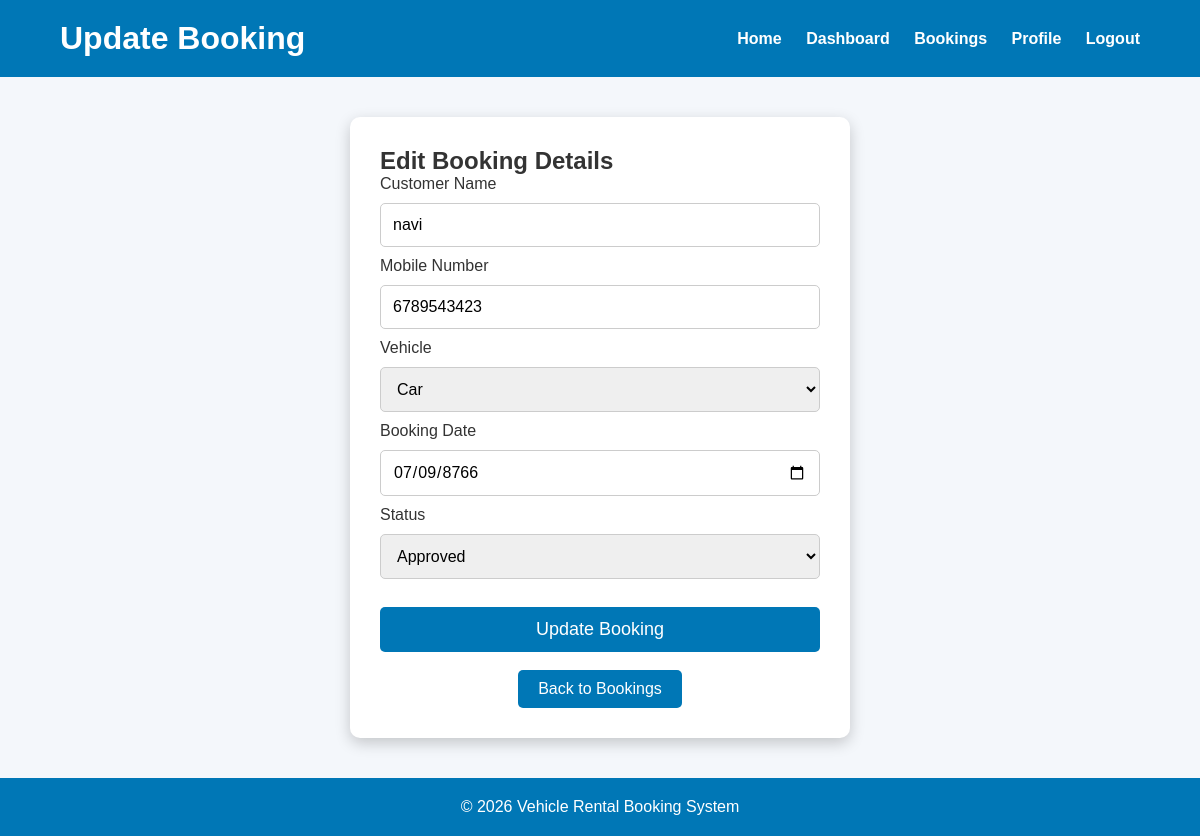
The page /update/1 on the database as committed earlier.
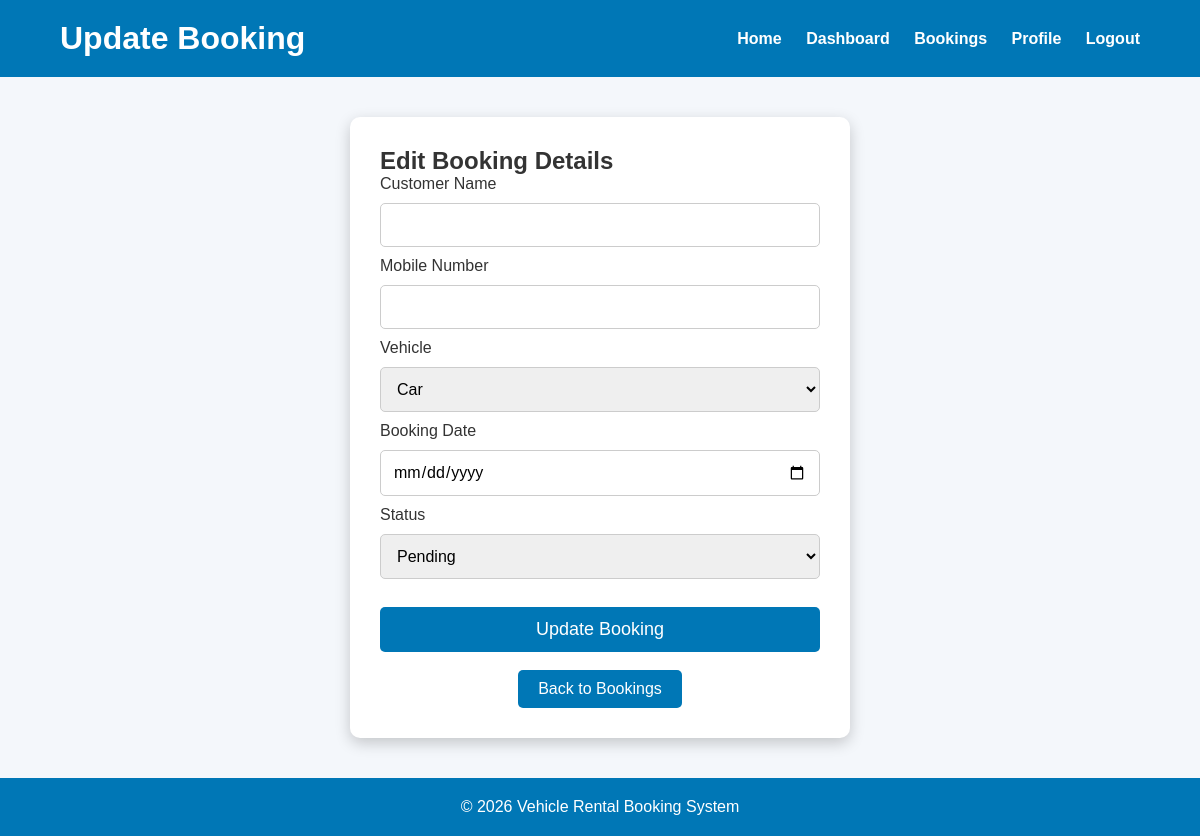
The same page on the database as committed later.
### tables this page shows
CREATE TABLE bookings(

        id INTEGER PRIMARY KEY AUTOINCREMENT,

        booking_id TEXT,

        fullname TEXT,

        mobile TEXT,

        vehicle TEXT,

        booking_date TEXT,

        amount INTEGER,

        payment_method TEXT,

        payment_status TEXT,

        status TEXT,

        created_at TEXT

    );

### app.py (the view, shortened to what this page needs)
@app.route("/update/<int:id>", methods=["GET", "POST"])
def update_booking(id):
    conn = get_connection()
    cursor = conn.cursor()
    cursor.execute(
        "SELECT * FROM bookings WHERE id=?",
        (id,)
    )
    booking = cursor.fetchone()
    conn.close()
    return render_template(
        "update.html",
        booking=booking
    )

### app.py (called while the page is built)
def get_connection():
    conn = sqlite3.connect(DATABASE)
    conn.row_factory = sqlite3.Row
    return conn

### templates/update.html (shortened to what this page needs)
<!DOCTYPE html>
<html lang="en">
<head>
<link rel="stylesheet"
href="{{ url_for('static', filename='style.css') }}">
</head>
<body>
<header>
<h1>Update Booking</h1>
<nav>
<a href="/">Home</a>
<a href="/dashboard">Dashboard</a>
<a href="/bookings">Bookings</a>
<a href="/profile">Profile</a>
<a href="/logout">Logout</a>
</nav>
</header>
<section class="booking-form">
<h2>Edit Booking Details</h2>
<form action="/update/{{ booking.id }}" method="POST">
<label>Customer Name</label>
<input
type="text"
name="fullname"
value="{{ booking.fullname }}"
required>
<label>Mobile Number</label>
<input
type="text"
name="mobile"
value="{{ booking.mobile }}"
required>
<label>Vehicle</label>
<select name="vehicle">
<option value="Car"
{% if booking.vehicle=="Car" %}selected{% endif %}>
Car
</option>
</select>
<label>Booking Date</label>
<input
type="date"
name="booking_date"
value="{{ booking.booking_date }}"
required>
<label>Status</label>
<select name="status">
<option value="Pending"
{% if booking.status=="Pending" %}selected{% endif %}>
Pending
</option>
<option value="Approved"
{% if booking.status=="Approved" %}selected{% endif %}>
Approved
</option>
</select>
<br><br>
<button type="submit">
Update Booking
</button>
</form>
<br>
<div style="text-align:center;">
<a href="/bookings" class="btn">
Back to Bookings
</a>
</div>
</section>
<footer>
<p>
© 2026 Vehicle Rental Booking System
</p>
</footer>
</body>
</html>

Rows that differ between the two databases and show on the page:
removed bookings: fullname "navi", mobile "6789543423", vehicle "Car", booking_date "07/09/8766", status "Approved"
Other text that changed with them:
form field vehicle: (not shown) → "Car"
form field status: (not shown) → "Pending"
